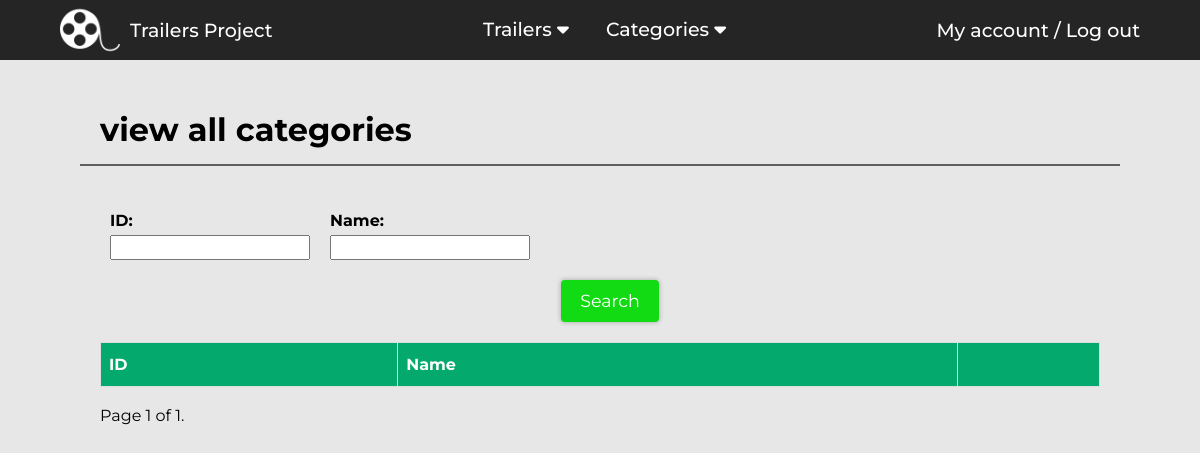
The page /trailers/view-categories/ (signed in) on the database as committed earlier.
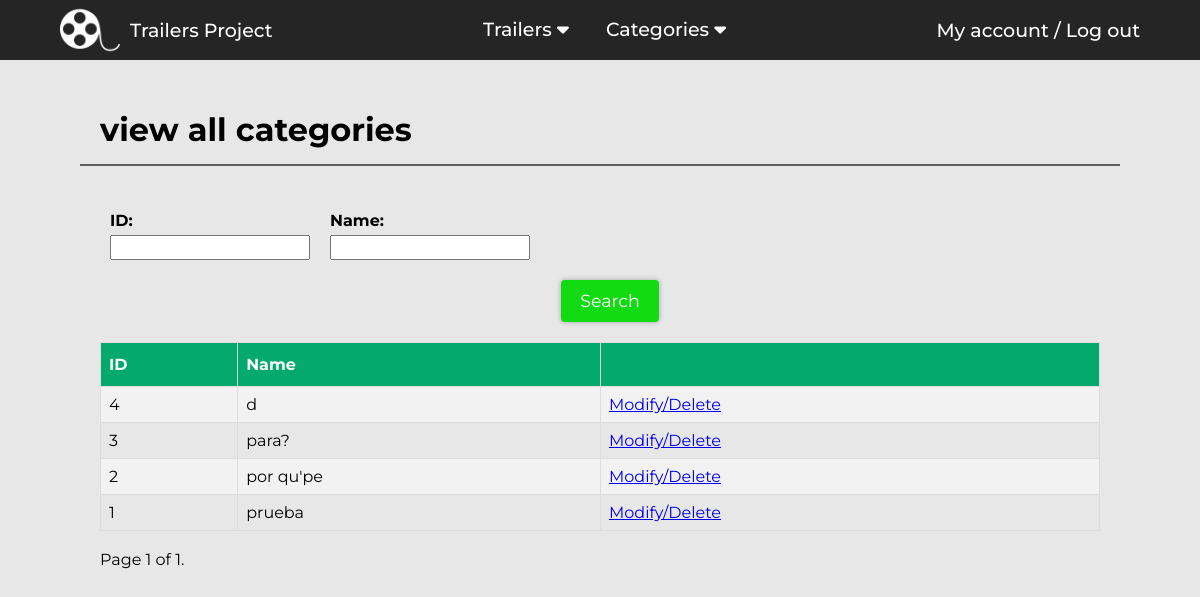
The same page on the database as committed later.
### Trailers/models.py (models this page shows, shortened)
class Category(models.Model):
    name=models.TextField(max_length=50, unique=True)

### Trailers/views.py (the view)
# urls.py: path('view-categories/', login_required(views.viewCategories), name="viewCategories"),
def viewCategories(request):
    categories = Category.objects.all().order_by("-id")
    context = {}
    try:
        context["id"]=request.GET["id"]
        categories = categories.filter(id=context["id"])
    except:
        pass
    try:
        context["name"]=request.GET["name"]
        categories=categories.filter(name__icontains=context["name"])
        categories = categories.annotate(
            k1 = Case(
                When(name__icontains=context["name"], then=Value(1.0)),
                default=Value(0.0),
                output_field=FloatField(),
            ),
            k2 = Case(
                When(name=context["name"], then=Value(1.0)),
                default=Value(0.0),
                output_field=FloatField(),
            ),
            rank= F("k1")+ F("k2"),
        ).order_by("-rank")
    except Exception as e:
        pass
    paginator = Paginator(categories, 10)
    page = 1
    try:
        page = request.GET.get('page')
    except:
        pass
    categories = paginator.get_page(page)
    context["categories"]=categories
    return render(request, "trailers/view-categories.html",context)

### templates/trailers/view-categories.html (shortened to what this page needs)
{% extends "base.html" %}
{% block head %}
<link rel="stylesheet" href="/static/css/search.css">
<link rel="stylesheet" href="/static/css/table.css">
{% endblock head %}
{% block content %}
<h1>view all categories</h1>
<hr class="hr-separator">
<div class="view-content">
    <div class="search-container">
        <div class="all-params-container">
            <div class="param-container">
                    <h4>ID:</h4>
                    <input type="text" id="id-input" value="{{id}}">
            </div>
            <div class="param-container">
                    <h4>Name:</h4>
                    <input type="text" id="name-input" value="{{name}}">
            </div>
        </div>
        <div class="container-center">
            <button type="button" class="btn-save" id="searchBtn">Search</button>
        </div>
    </div>
    <div class="table-container">
        <table class="table">
            <tr>
                <th>ID</th>
                <th>Name</th>
                <th></th>
            </tr>
            {% for category in categories %}
                <tr>
                    <td>{{category.id}}</td>
                    <td>{{category.name}}</td>
                    <td><a href="{% url 'Trailers:modifyCategory' category.id %}">Modify/Delete</a></td>
                </tr>
            {% endfor %}
        </table>
    </div>
    <br>
    <span >
        <span class="current">
            Page {{ categories.number }} of {{ categories.paginator.num_pages }}.
        </span>
    </span>
</div>
{% endblock content %}

### templates/base.html (shortened to what this page needs)
<!DOCTYPE html>
<html lang="en">
<head>
    {% load static %}
    <link rel="stylesheet" href="{% static 'css/base.css' %}">
    <link rel="stylesheet" href="{% static 'css/popup.css' %}">
    <link rel="stylesheet" href="{% static 'css/navbar.css' %}">
    {% block head %}
    {% endblock head %}
</head>
<body>
    <header>
        <nav>
            <div class="logo-container">
                <a href="{% url 'home'  %}">
                    <img class="logo"src="{% static 'images/logo.png' %}" alt="logo">
                    <h1>Trailers Project</h1>
                </a>
            </div>
            <ul class="nav-links">
                <li>
                    <a href="#">Trailers <i class="fa-solid fa-caret-down"></i></a>
                </li>
                <li>
                    <a href="#">Categories <i class="fa-solid fa-caret-down"></i></a>
                </li>
            </ul>
            <div class="nav-account">
                <h1><a href="{% url 'Login:myAccount' %}">My account</a> / <a href="{% url 'Login:logout' %}"><button>Log out</button></a></h1>
            </div>
        </nav>
    </header>
   <div class="content-container">
        {% block content %}
        {% endblock content %}
   </div>
</body>
</html>

### static/css/base.css (style rules this page uses)
:root { --gray: rgb(37, 37, 37); --black: #0e0e0e; --blue : rgb(16, 147, 255); --background: rgb(231, 231, 231); --transition: all 0.3s ease 0s; --green: rgb(19, 219, 19); }
* { box-sizing: border-box; margin: 0; padding: 0; font-family: "Montserrat", sans-serif; }
body { background-color: var(--background); }
.content-container { padding: 50px 100px; }
.hr-separator { margin: 15px -20px 40px; border: 1px solid var(--gray); opacity: 0.7; }
.container-center { display: flex; justify-content: center; }
.btn-danger, .btn-save, .btn-yellow { display: inline-block; margin-left: 20px; line-height: 20px; color: white; text-align: center; vertical-align: middle; cursor: pointer; transition: var(--transition); padding: 11px 19px; font-size: 17.5px; -webkit-border-radius: 4px; -moz-border-radius: 4px; border-radius: 4px; border: 0; box-shadow: 0px 0px 4px 1px rgba(0,0,0,0.2); -webkit-box-shadow: 0px 0px 4px 1px rgba(0,0,0,0.2); -moz-box-shadow: 0px 0px 4px 1px rgba(0,0,0,0.2); }
.btn-save { background-color: var(--green); }

### static/css/navbar.css (style rules this page uses)
:root { --gray: rgb(37, 37, 37); --black: #0e0e0e; --blue : rgb(16, 147, 255); }
.logo-container a { display: flex; align-items: center; }
.logo { -webkit-filter: invert(100%); filter: invert(100%); height: 60px; margin-right: 10px; }
header * { font-weight: 500; font-size: 19px; color: white; text-decoration: none; }
nav { background-color: var(--gray); display: flex; justify-content: space-between; padding: 0 60px; }
.nav-account { display: flex; align-items: center; }
.nav-account a { transition: var(--transition); }
.nav-account button { background: none; color: inherit; border: none; padding: 0; font: inherit; cursor: pointer; outline: inherit; transition: var(--transition); }
nav ul { padding: 0%; margin: 0%; float: inherit; }
nav ul li { padding: 10px 1px; transition: var(--transition); height: 100%; position: relative; list-style: none; display: inline-block; }
nav ul li a { position: relative; padding: 0px 15px; top:20%; cursor: default; }

### static/css/search.css (style rules this page uses)
.search-container { margin-bottom: 20px; }
.all-params-container { display: flex; flex-wrap: wrap; justify-content: flex-start; margin-bottom: 10px; }
.all-params-container .param-container { margin: 10px; }
.all-params-container .param-container { margin-top: 5px; width: 200px; }
.param-container input, .param-container select { width: 100%; font-size: 16px; margin-top: 5px; height: 25px; }

### static/css/table.css (style rules this page uses)
table { font-family: Arial, Helvetica, sans-serif; border-collapse: collapse; width: 100%; }
table td, table th { border: 1px solid #ddd; padding: 8px; }
table tr:nth-child(even) { background-color: #f2f2f2; }
table th { padding-top: 12px; padding-bottom: 12px; text-align: left; background-color: #04AA6D; color: white; }

Rows that differ between the two databases and show on the page:
added Category: id "4", name "d"
added Category: id "3", name "para?"
added Category: id "2", name "por qu'pe"
added Category: id "1", name "prueba"
